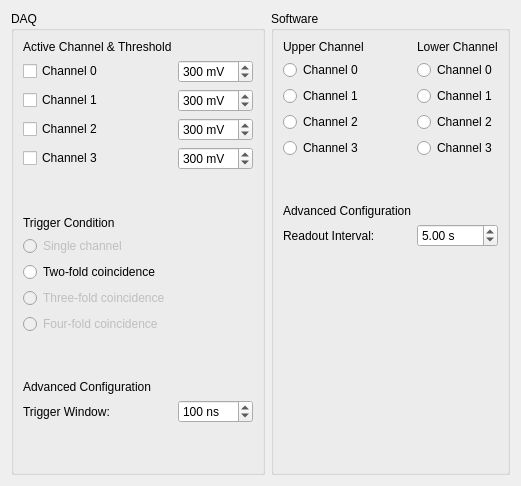
          <widget class="QWidget" name="tab_12">
           <attribute name="title">
            <string>Configuration</string>
           </attribute>
           <layout class="QHBoxLayout" name="horizontalLayout_16">
            <item>
             <widget class="QGroupBox" name="groupBox_9">
              <property name="title">
               <string>DAQ</string>
              </property>
              <layout class="QGridLayout" name="gridLayout_16">
               <item row="0" column="0">
                <widget class="QLabel" name="label_45">
                 <property name="text">
                  <string>Active Channel &amp; Threshold</string>
                 </property>
                 <property name="textFormat">
                  <enum>Qt::AutoText</enum>
                 </property>
                 <property name="scaledContents">
                  <bool>true</bool>
                 </property>
                </widget>
               </item>
               <item row="3" column="0">
                <widget class="QCheckBox" name="checkBox_23">
                 <property name="layoutDirection">
                  <enum>Qt::LeftToRight</enum>
                 </property>
                 <property name="text">
                  <string>Channel 0</string>
                 </property>
                </widget>
               </item>
               <item row="3" column="1">
                <widget class="QSpinBox" name="spinBox_22">
                 <property name="suffix">
                  <string> mV</string>
                 </property>
                 <property name="maximum">
                  <number>1000</number>
                 </property>
                 <property name="value">
                  <number>300</number>
                 </property>
                </widget>
               </item>
               <item row="4" column="0">
                <widget class="QCheckBox" name="checkBox_24">
                 <property name="text">
                  <string>Channel 1</string>
                 </property>
                </widget>
               </item>
               <item row="4" column="1">
                <widget class="QSpinBox" name="spinBox_23">
                 <property name="suffix">
                  <string> mV</string>
                 </property>
                 <property name="maximum">
                  <number>1000</number>
                 </property>
                 <property name="value">
                  <number>300</number>
                 </property>
                </widget>
               </item>
               <item row="5" column="0">
                <widget class="QCheckBox" name="checkBox_25">
                 <property name="text">
                  <string>Channel 2</string>
                 </property>
                </widget>
               </item>
               <item row="5" column="1">
                <widget class="QSpinBox" name="spinBox_24">
                 <property name="suffix">
                  <string> mV</string>
                 </property>
                 <property name="maximum">
                  <number>1000</number>
                 </property>
                 <property name="value">
                  <number>300</number>
                 </property>
                </widget>
               </item>
               <item row="6" column="0">
                <widget class="QCheckBox" name="checkBox_26">
                 <property name="text">
                  <string>Channel 3</string>
                 </property>
                </widget>
               </item>
               <item row="6" column="1">
                <widget class="QSpinBox" name="spinBox_25">
                 <property name="suffix">
                  <string> mV</string>
                 </property>
                 <property name="maximum">
                  <number>1000</number>
                 </property>
                 <property name="value">
                  <number>300</number>
                 </property>
                </widget>
               </item>
               <item row="7" column="0">
                <spacer name="verticalSpacer_19">
                 <property name="orientation">
                  <enum>Qt::Vertical</enum>
                 </property>
                 <property name="sizeType">
                  <enum>QSizePolicy::Maximum</enum>
                 </property>
                 <property name="sizeHint" stdset="0">
                  <size>
                   <width>20</width>
                   <height>40</height>
                  </size>
                 </property>
                </spacer>
               </item>
               <item row="8" column="0">
                <widget class="QLabel" name="label_46">
                 <property name="text">
                  <string>Trigger Condition</string>
                 </property>
                </widget>
               </item>
               <item row="9" column="0">
                <widget class="QRadioButton" name="radioButton">
                 <property name="enabled">
                  <bool>false</bool>
                 </property>
                 <property name="text">
                  <string>Single channel</string>
                 </property>
                 <property name="checkable">
                  <bool>false</bool>
                 </property>
                </widget>
               </item>
               <item row="10" column="0">
                <widget class="QRadioButton" name="radioButton_3">
                 <property name="text">
                  <string>Two-fold coincidence</string>
                 </property>
                </widget>
               </item>
               <item row="11" column="0">
                <widget class="QRadioButton" name="radioButton_4">
                 <property name="enabled">
                  <bool>false</bool>
                 </property>
                 <property name="text">
                  <string>Three-fold coincidence</string>
                 </property>
                </widget>
               </item>
               <item row="12" column="0">
                <widget class="QRadioButton" name="radioButton_29">
                 <property name="enabled">
                  <bool>false</bool>
                 </property>
                 <property name="text">
                  <string>Four-fold coincidence</string>
                 </property>
                </widget>
               </item>
               <item row="13" column="0">
                <spacer name="verticalSpacer_20">
                 <property name="orientation">
                  <enum>Qt::Vertical</enum>
                 </property>
                 <property name="sizeType">
                  <enum>QSizePolicy::Maximum</enum>
                 </property>
                 <property name="sizeHint" stdset="0">
                  <size>
                   <width>20</width>
                   <height>40</height>
                  </size>
                 </property>
                </spacer>
               </item>
               <item row="14" column="0">
                <widget class="QLabel" name="label_47">
                 <property name="text">
                  <string>Advanced Configuration</string>
                 </property>
                </widget>
               </item>
               <item row="15" column="0">
                <widget class="QLabel" name="label_48">
                 <property name="text">
                  <string>Trigger Window:</string>
                 </property>
                </widget>
               </item>
               <item row="15" column="1">
                <widget class="QDoubleSpinBox" name="doubleSpinBox_9">
                 <property name="suffix">
                  <string> ns</string>
                 </property>
                 <property name="decimals">
                  <number>0</number>
                 </property>
                 <property name="maximum">
                  <double>400.000000000000000</double>
                 </property>
                 <property name="singleStep">
                  <double>10.000000000000000</double>
                 </property>
                 <property name="value">
                  <double>100.000000000000000</double>
                 </property>
                </widget>
               </item>
               <item row="16" column="0">
                <spacer name="verticalSpacer_21">
                 <property name="orientation">
                  <enum>Qt::Vertical</enum>
                 </property>
                 <property name="sizeHint" stdset="0">
                  <size>
                   <width>20</width>
                   <height>40</height>
                  </size>
                 </property>
                </spacer>
               </item>
              </layout>
             </widget>
            </item>
            <item>
             <widget class="QGroupBox" name="groupBox_10">
              <property name="title">
               <string>Software</string>
              </property>
              <layout class="QGridLayout" name="gridLayout_17">
               <item row="1" column="1">
                <widget class="QRadioButton" name="radioButton_30">
                 <property name="text">
                  <string>Channel 0</string>
                 </property>
                </widget>
               </item>
               <item row="4" column="1">
                <widget class="QRadioButton" name="radioButton_31">
                 <property name="text">
                  <string>Channel 3</string>
                 </property>
                </widget>
               </item>
               <item row="1" column="0">
                <widget class="QRadioButton" name="radioButton_32">
                 <property name="text">
                  <string>Channel 0</string>
                 </property>
                </widget>
               </item>
               <item row="7" column="0">
                <widget class="QLabel" name="label_49">
                 <property name="text">
                  <string>Readout Interval:</string>
                 </property>
                </widget>
               </item>
               <item row="8" column="0">
                <spacer name="verticalSpacer_22">
                 <property name="orientation">
                  <enum>Qt::Vertical</enum>
                 </property>
                 <property name="sizeHint" stdset="0">
                  <size>
                   <width>20</width>
                   <height>40</height>
                  </size>
                 </property>
                </spacer>
               </item>
               <item row="4" column="0">
                <widget class="QRadioButton" name="radioButton_33">
                 <property name="text">
                  <string>Channel 3</string>
                 </property>
                </widget>
               </item>
               <item row="5" column="0">
                <spacer name="verticalSpacer_23">
                 <property name="orientation">
                  <enum>Qt::Vertical</enum>
                 </property>
                 <property name="sizeType">
                  <enum>QSizePolicy::Maximum</enum>
                 </property>
                 <property name="sizeHint" stdset="0">
                  <size>
                   <width>20</width>
                   <height>40</height>
                  </size>
                 </property>
                </spacer>
               </item>
               <item row="2" column="0">
                <widget class="QRadioButton" name="radioButton_34">
                 <property name="text">
                  <string>Channel 1</string>
                 </property>
                </widget>
               </item>
               <item row="3" column="1">
                <widget class="QRadioButton" name="radioButton_35">
                 <property name="text">
                  <string>Channel 2</string>
                 </property>
                </widget>
               </item>
               <item row="7" column="1">
                <widget class="QDoubleSpinBox" name="doubleSpinBox_10">
                 <property name="suffix">
                  <string> s</string>
                 </property>
                 <property name="maximum">
                  <double>100.000000000000000</double>
                 </property>
                 <property name="value">
                  <double>5.000000000000000</double>
                 </property>
                </widget>
               </item>
               <item row="2" column="1">
                <widget class="QRadioButton" name="radioButton_36">
                 <property name="text">
                  <string>Channel 1</string>
                 </property>
                </widget>
               </item>
               <item row="6" column="0">
                <widget class="QLabel" name="label_50">
                 <property name="text">
                  <string>Advanced Configuration</string>
                 </property>
                </widget>
               </item>
               <item row="3" column="0">
                <widget class="QRadioButton" name="radioButton_45">
                 <property name="text">
                  <string>Channel 2</string>
                 </property>
                </widget>
               </item>
               <item row="0" column="0">
                <widget class="QLabel" name="label_51">
                 <property name="text">
                  <string>Upper Channel</string>
                 </property>
                </widget>
               </item>
               <item row="0" column="1">
                <widget class="QLabel" name="label_52">
                 <property name="text">
                  <string>Lower Channel</string>
                 </property>
                </widget>
               </item>
              </layout>
             </widget>
            </item>
           </layout>
          </widget>
